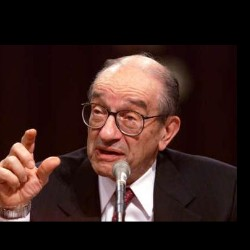
#> input picture test-images-1/Alan_Greenspan_0005.jpg, 250 x 250 px, found by its file name; its folder holds 4 pictures in this run
$ python 'cropping images.py'
#> lines starting #> are read from the running program, lines starting #| are printed output that depends on the picture
import cv2
import os

# Directory containing the input images
input_dir = "F:/Meg docs/PERIOD 4/ADV IMG/PROJECT/semantic_image_inpainting-extensions/test-images-1/"  # Update with your input folder path
#input_dir = "F:/Meg docs/PERIOD 4/ADV IMG/PROJECT/semantic_image_inpainting-extensions/crap test/"

# Directory to save the cropped images
output_dir = "F:/Meg docs/PERIOD 4/ADV IMG/PROJECT/semantic_image_inpainting-extensions/cropped images/"  # Update with your output folder path

# Loop through all files in the input directory
for filename in os.listdir(input_dir):
    if filename.endswith(".jpg") or filename.endswith(".png"):
        # Load the original image
        image_path = os.path.join(input_dir, filename)
        image = cv2.imread(image_path)
#> image is the input picture: shape (250, 250, 3); mean B, G, R 30.5, 34.1, 55.3

        # Get the dimensions of the original image
        image_height, image_width = image.shape[:2]
#> image_height = 250; image_width = 250

        # Calculate the coordinates for cropping the center
        center_x = image_width // 2
#> center_x = 125
        center_y = image_height // 2
#> center_y = 125
        half_crop_size = 32  # Half of the desired crop size (64 // 2)

        # Crop the center of the image to 64x64 pixels
        cropped_image = image[center_y - half_crop_size:center_y + half_crop_size,
                              center_x - half_crop_size:center_x + half_crop_size]
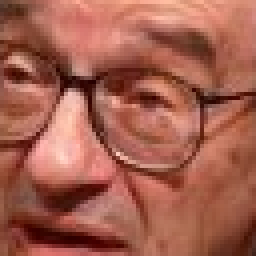
#> cropped_image: shape (64, 64, 3) (shown 4 times larger); mean B, G, R 78.6, 95.1, 163.5

        # Save the cropped image
        output_path = os.path.join(output_dir, f"cropped_{filename}")  # Update with your desired output file path
        cv2.imwrite(output_path, cropped_image)

        print(f"Cropped image saved to: {output_path}")
#> pass 2 of the loop `for filename in os.listdir(input_dir):`:
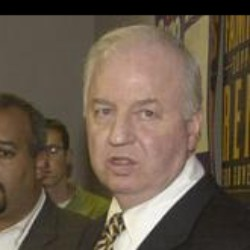
#> input picture test-images-1/Alan_Greer_0001.jpg, 250 x 250 px, found by its file name
#> image is the input picture: shape (250, 250, 3); mean B, G, R 73.1, 89, 103.6
#> `cropped_image = image[center_y - half_crop_size:center_y + half_crop_s..`:
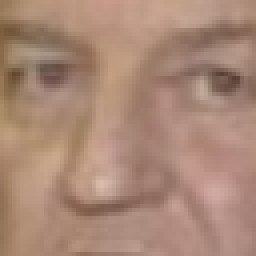
#> cropped_image: shape (64, 64, 3) (shown 4 times larger); mean B, G, R 118.4, 136.1, 169.4
#> pass 3 of the loop `for filename in os.listdir(input_dir):`:
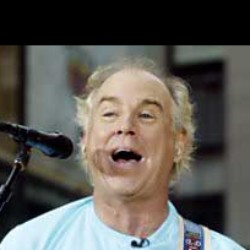
#> input picture test-images-1/Alan_Jackson_0001.jpg, 250 x 250 px, found by its file name
#> image is the input picture: shape (250, 250, 3); mean B, G, R 84.6, 90, 92.8
#> `cropped_image = image[center_y - half_crop_size:center_y + half_crop_s..`:
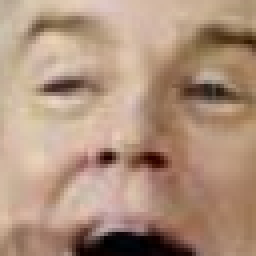
#> cropped_image: shape (64, 64, 3) (shown 4 times larger); mean B, G, R 125, 145.9, 175.1
#> the loop made 4 passes; the first 3 are shown
